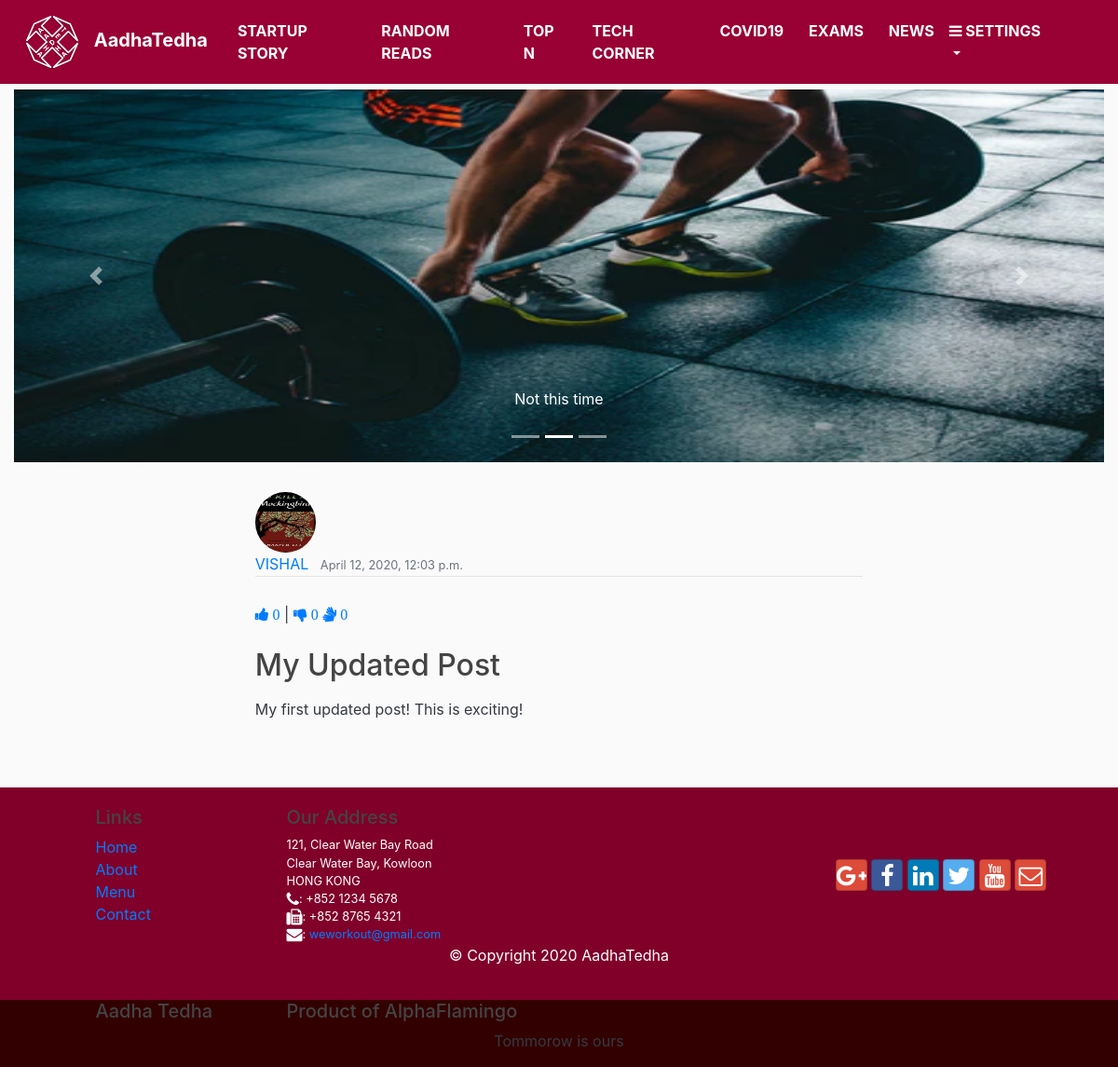
/post/7/, run on an earlier commit of the app's database.
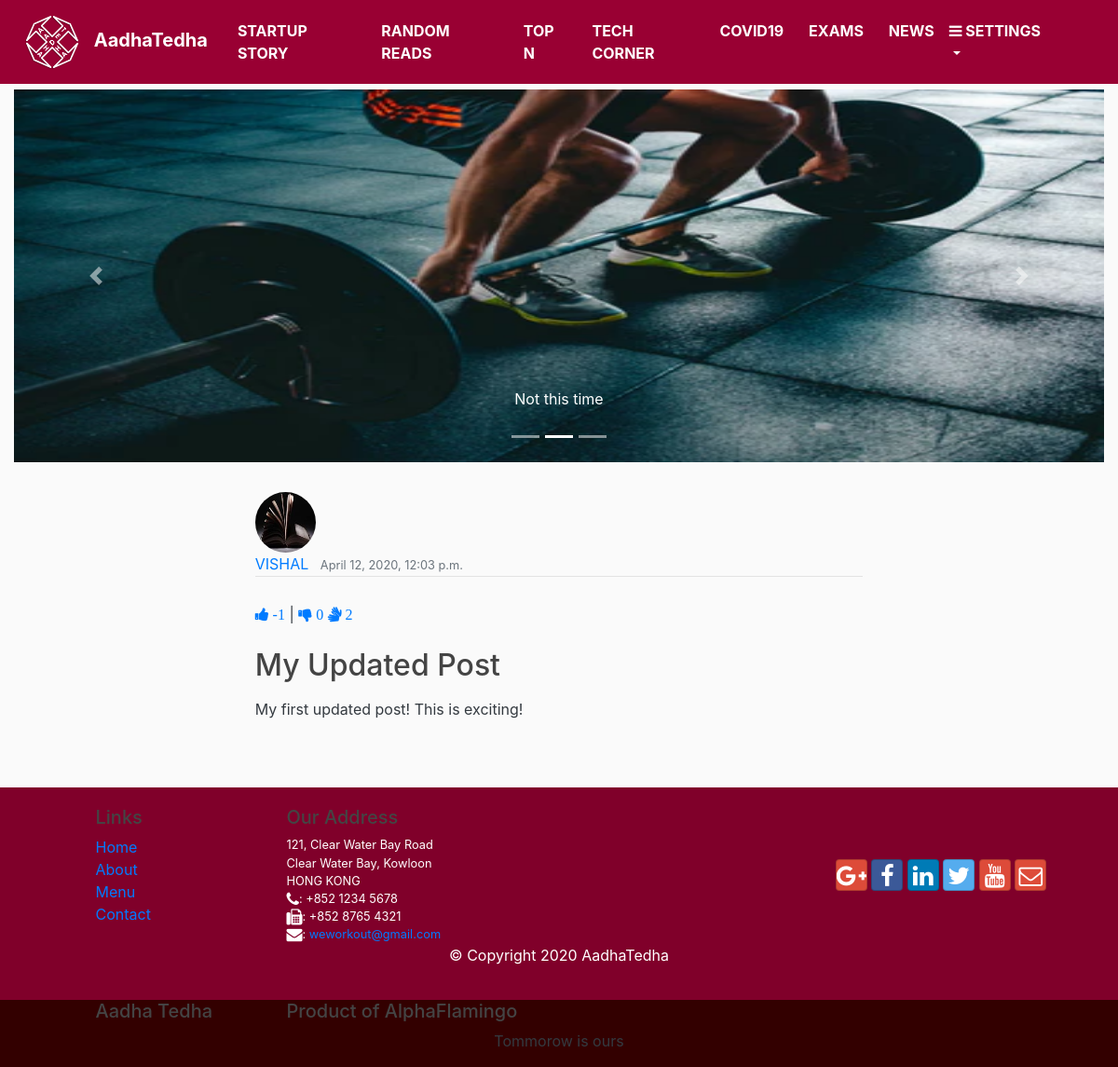
And on a later commit of the database.
### blog/models.py (models this page shows, shortened)
class Post(models.Model):
	author = models.ForeignKey(User, on_delete=models.CASCADE)
	title = models.CharField(max_length=100)
	section_CHOICES = [('Startup Story', 'Startup Story'), ('Random Reads', 'Random Reads'),
	('Top N', 'Top N'), ('Tech Corner', 'Tech Corner'), ('Convid-19', 'Covid-19'),
	('News', 'News'), ('Competetive Exams', 'Competetive Exams')]
	section = models.CharField(max_length=100, choices=section_CHOICES, default='Random Reads')
	content = RichTextUploadingField(blank=True)
	content2 = RichTextUploadingField(blank=True, config_name='special',
                                      external_plugin_resources=[
                                          ('youtube',
                                            '/static/blog/vendor/ckeditor_plugins/youtube/youtube/',
                                            'plugin.js',
                                            )
                                      ])
	date_posted = models.DateTimeField(default=timezone.now)
	last_edit = models.DateTimeField(auto_now=True)
	likes = models.IntegerField(default=0)
	dislikes = models.IntegerField(default=0)
	claps = models.IntegerField(default=0)

### users/models.py (models this page shows, shortened)
class Profile(models.Model):
    user = models.OneToOneField(User, on_delete=models.CASCADE)
    image = models.ImageField(default='default.jpg', upload_to='profile_pics')

### blog/views.py (the view)
# urls.py: path('post/<int:pk>/', PostDetailView.as_view(), name='post-detail'),
class PostDetailView(DetailView):
    model = Post
    context_object_name = 'eachpost'

### blog/templates/blog/post_detail.html (shortened to what this page needs)
{% extends "blog/base.html" %}
{% load mathfilters %}
{% load social_share %}
{% block content %}
<div class=" container-fluid col-7 py-3 "  >
    <img class="rounded-circle article-img" src="{{ eachpost.author.profile.image.url }}">
    <div class="media-body">
      <div class="article-metadata">
        <a id="page_top" class="mr-2" href="#">{{ eachpost.author|upper }}</a>
        <small class="text-muted">{{ eachpost.date_posted}}</small>
      </div>
      <br>
          <a href="#" onClick="document.getElementById('likebutton').submit()"><i class="fa fa-thumbs-up"> {{eachpost.likes}} </i></a>
              |
          <a href="#" onClick="document.getElementById('dislikebutton').submit()"><i class="fa fa-thumbs-down"> {{eachpost.dislikes}} </i></a>
          <a href="#"  onClick="document.getElementById('clapbutton').submit()"><i class="fa fa-sign-language"> {{eachpost.claps}} </i></a>
          <br>
      <h2 class="article-title">{{ eachpost.title }}</h2>
      <p class="article-content">{{ eachpost.content|safe }}</p>
      <br>
    </div>
</div>
{% endblock content %}

### blog/templates/blog/base.html (shortened to what this page needs)
{% load static %}
<!DOCTYPE html>
<html>
<head>
    <link rel="stylesheet" href="https://maxcdn.bootstrapcdn.com/bootstrap/4.0.0/css/bootstrap.min.css">
    <link rel="stylesheet" type="text/css" href="{% static 'blog/main.css' %}">
    <link rel="stylesheet" type="text/css"
    href="{% static 'blog/bootstrap-social/bootstrap-social.css' %}">
    <link rel="stylesheet"
    href="{% static 'blog/font-awesome/css/font-awesome.min.css' %}">
</head>
<body class="text-dark">
    <header class="site-header">
      <nav class="navbar navbar-expand-lg navbar-dark fixed-top py-0"
        style="font-weight:750; background-color: #990033; opacity:1.0">
          <a class="navbar-brand mr-4 " href="{% url 'blog-home' %}">
             <img class="d-inline-block " src="{% static 'blog/logo16.png' %}" width="80" height="80"> AadhaTedha</a>
          <div class="collapse navbar-collapse" id="navbarToggle">
            <div class="navbar-nav mr-auto">
              <a class="nav-item nav-link text-white" href="{% url 'section-home' 'startup' %}"> {{"Startup Story"|upper}} </a>  &nbsp &nbsp
              <a class="nav-item nav-link text-white" href="{% url 'section-home' 'random' %}">{{"Random Reads"|upper}}  </a>  &nbsp &nbsp
              <a class="nav-item nav-link text-white" href="{% url 'section-home' 'topn' %}">{{"Top N"|upper}}  </a>  &nbsp &nbsp
              <a class="nav-item nav-link text-white" href="{% url 'section-home' 'techcorner' %}"> {{"Tech corner"|upper}}</a>  &nbsp &nbsp
              <a class="nav-item nav-link text-white" href="{% url 'section-home' 'covid19' %}"> {{"Covid19"|upper}}</a> &nbsp &nbsp
              <a class="nav-item nav-link text-white" href="{% url 'section-home' 'compexam' %}"> {{"Exams"|upper}}</a> &nbsp &nbsp
              <a class="nav-item nav-link text-white" href="{% url 'section-home' 'news' %}"> {{"News"|upper}}</a>
            </div>
            <div class="navbar-nav">
              <li class="nav-item  dropdown mr-5" >
                <a class="nav-link text-white dropdown-toggle" href="#" id="navbarDropdownMenuLink" data-toggle="dropdown" aria-haspopup="true" aria-expanded="false">
                  <i class="fa fa-bars"></i> {{"Settings"|upper}}
                </a>
              </li>
            </div>
          </div>
      </nav>
    </header>
    <main role="main" class="container-fluid">
      <div class="row">
        <div class="col-md-12" style="margin-bottom:100p;">
          <div id="carouselExampleIndicators" class="carousel slide mb-3 mt-3" data-ride="carousel">
          <ol class="carousel-indicators">
            <li data-target="#carouselExampleIndicators" data-slide-to="0" class="active"></li>
            <li data-target="#carouselExampleIndicators" data-slide-to="1"></li>
            <li data-target="#carouselExampleIndicators" data-slide-to="2"></li>
          </ol>
          <div class="carousel-inner">
            <div class="carousel-item">
              <img class="d-block w-100" src="{% static 'blog/carousel_img/2.webp' %}" height="400px;" alt="Second slide">
                  <div class="carousel-caption d-none d-md-block">
                    <p>Not this time</p>
                  </div>
            </div>
          </div>
          <a class="carousel-control-prev" href="#carouselExampleIndicators" role="button" data-slide="prev">
            <span class="carousel-control-prev-icon" aria-hidden="true"></span>
          </a>
          <a class="carousel-control-next" href="#carouselExampleIndicators" role="button" data-slide="next">
            <span class="carousel-control-next-icon" aria-hidden="true"></span>
          </a>
        </div>
          <div class="row">
            <div class="col-md-12">
            {% block content %}{% endblock %}
            </div>
          </div>
        </div>
      </div>
    </main>
        <footer class="footer">
        <div >
            <div class="row">
                <div class="col-4 offset-1 col-sm-2">
                    <h5>Links</h5>
                    <ul class="list-unstyled ">
                        <li class="">
                          <a href="#">Home</a>
                        </li>
                        <li><a href="./aboutus.html">About</a></li>
                        <li><a href="#">Menu</a></li>
                        <li><a href="./contactus.html">Contact</a></li>
                    </ul>
                </div>
                <div class="col-7 col-sm-5 address">
                    <h5>Our Address</h5>
                    <address>
                  121, Clear Water Bay Road<br>
                  Clear Water Bay, Kowloon<br>
                  HONG KONG<br>
                  <i class="fa fa-phone fa-lg"></i>: +852 1234 5678<br>
                  <i class="fa fa-fax fa-lg"></i>: +852 8765 4321<br>
                  <i class="fa fa-envelope fa-lg"></i>: <a href="mailto:confusion@food.net">weworkout@gmail.com</a>
               </address>
                </div>
                <div class="col-12 col-sm-4 align-self-center">
                    <div class="text-center">
                        <a class="btn btn-social-icon btn-google" href="http://google.com/+"><i class="fa fa-google-plus fa-lg"></i></a>
                        <a class="btn btn-social-icon btn-facebook" href="http://www.facebook.com/profile.php?id="><i class="fa fa-facebook fa-lg"></i></a>
                        <a class="btn btn-social-icon btn-linkedin" href="http://www.linkedin.com/in/"><i class="fa fa-linkedin fa-lg"></i></a>
                        <a class="btn btn-social-icon btn-twitter" href="http://twitter.com/"><i class="fa fa-twitter fa-lg"></i></a>
                        <a class="btn btn-social-icon btn-google" href="http://youtube.com/"><i class="fa fa-youtube fa-lg"></i></a>
                        <a class="btn btn-social-icon btn-google" href="mailto:"><i class="fa fa-envelope-o fa-lg"></i></a>
                    </div>
                </div>
           </div>
           <div class="row justify-content-center">
                <div class="col-auto">
                    <p>© Copyright 2020 AadhaTedha</p>
                </div>
           </div>
        </div>
    </footer>
    <footer class="footer2" style="background-color: #330000;">
      <div >
          <div class="row">
              <div class="col-4 offset-1 col-sm-2">
                  <h5>Aadha Tedha</h5>
              </div>
              <div class="col-7 col-sm-5 address">
                  <h5>Product of AlphaFlamingo</h5>
              </div>
         </div>
         <div class="row justify-content-center">
              <div class="col-auto">
                  <p>Tommorow is ours</p>
              </div>
         </div>
      </div>
  </footer>
</body>
</html>

### blog/static/blog/main.css (style rules this page uses)
body { background: #fafafa; color: #333333; margin-top: 5rem; }
h1, h2, h3, h4, h5, h6 { color: #444444; }
ul { margin: 0; }
.site-header .navbar-nav .nav-link { color: #cbd5db; }
.article-title { color: #444444; }
.article-content { white-space: pre-line; }
.article-img { height: 65px; width: 65px; margin-right: 16px; }
.article-metadata { padding-bottom: 1px; margin-bottom: 4px; border-bottom: 1px solid #e3e3e3 }
.footer { color: white; background-color: #80002a; margin: 0px auto; padding: 20px 0px; font-weight: 400; }
address { font-size: 80%; margin: 0px; }

What changed in the data, as far as the page shows it:
changed Post "My Updated Post": author.profile.image: picture added in place of a placeholder; likes "0" → "-1"; claps "0" → "2"
